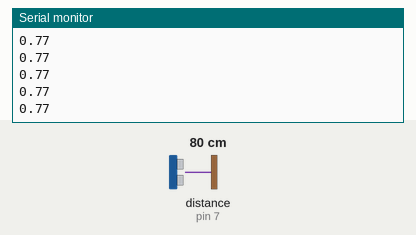
A sketch run on a simulated Arduino Uno, built with avr-gcc and run on an emulated ATmega328P. On the bench: the last lines printed to the serial monitor. Wiring (inferred from the names in the program): ultrasonic range finder: trigger pin 6; echo pin 7. The test bench sets the inputs (shaded band); at power-on: distance to the obstacle (sensor on pin 7) 80 cm. The echo pulse lasts 58.3 µs per cm.

Above: at 1.2 s.
1.3 s: distance to the obstacle (sensor on pin 7) set to 2 cm
At 1.35 s:
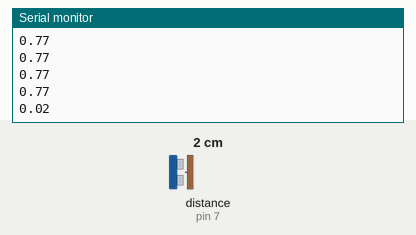
2.8 s: distance to the obstacle (sensor on pin 7) set to 4 cm
At 2.83 s:
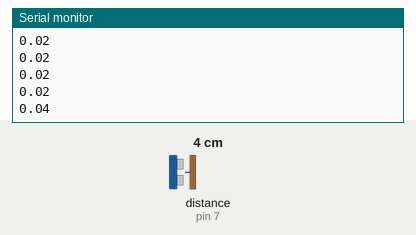
Timing chart, 0 to 5.8 s (numbered marks = the images above; inputs shaded):
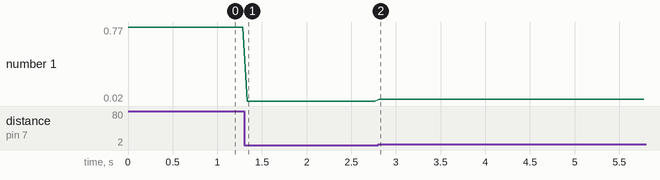

The sketch:

us100.ino
```cpp
/*
* This code is tested by iseerobot.com
* -QC iseerobot -
*/

//Wiring :
// VCC = 5V
// GND = GND
// Trigger = PIN digital 6
// Echo = PIN digital 7
//NOTE: don't forget to pull jumper on US-100

const int trigger = 6;
const int echo = 7;
float distance;

void setup(){
  Serial.begin(9600);
  pinMode(trigger, OUTPUT);
  pinMode(echo, INPUT);
}
void loop(){
  //Trigger US-100
  digitalWrite(trigger, LOW);
  delayMicroseconds(5);
  digitalWrite(trigger, HIGH);
  delayMicroseconds(10);
  digitalWrite(trigger, LOW);

  //Convert echo sound to cm
  distance = pulseIn(echo, HIGH);
  distance = distance*0.0001657;

  //Send range via USART
  Serial.println(distance);
  delay(50);
}
```

Measured:
- after the input at 1.3 s, the serial monitor: prints a new line at once (image 1)
- after the input at 2.8 s, the serial monitor: prints a new line at once (image 2)
- plotted number 1: 0.77 → 0.02 after the input at 1.3 s, 0.02 → 0.04 after the input at 2.8 s
